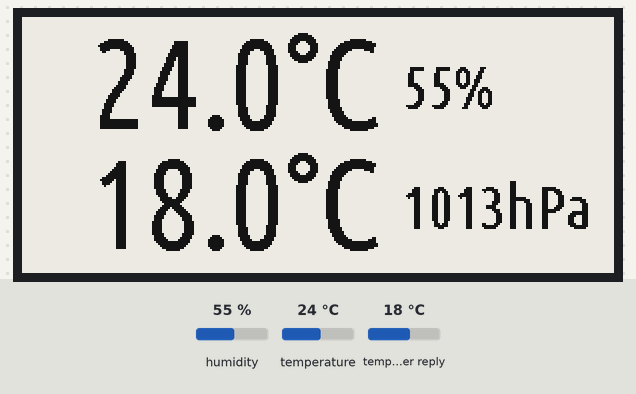
Bench run of a sketch on a simulated ESP8266 (NodeMCU). Parts: 296×128 one-colour display. Inputs (shaded band) come from the test bench; at power-on: humidity 55 %, temperature 24 °C, temperature in the weather reply 18 °C. WiFi joins after 1.5 s; servers stay silent unless stated; web services answer with replies made up by the test bench; what the sketch prints to the serial monitor is not drawn.

Above: at 4.3 s.
4.4 s: humidity set to 22 %
At 16.3 s:
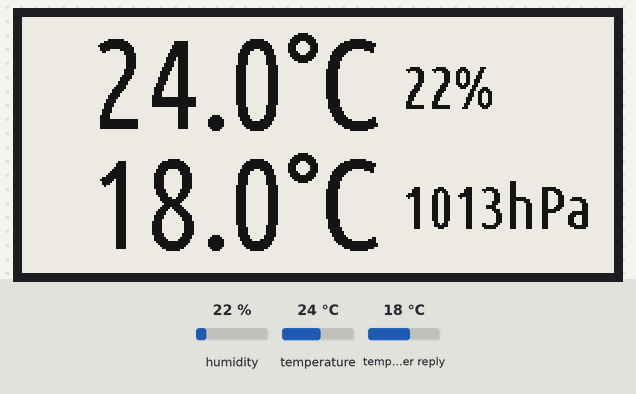
17.2 s: temperature set to 12 °C
At 28.1 s:
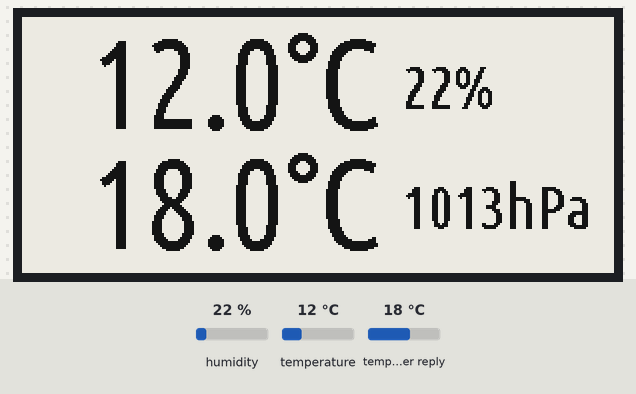
29.2 s: humidity set to 40 %
At 40.9 s:
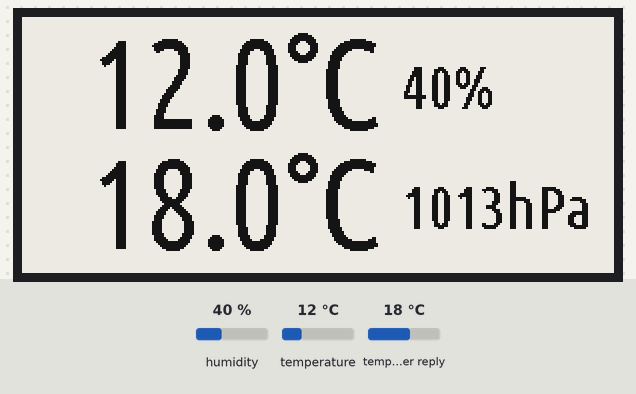
41.2 s: temperature set to 19 °C
At 53.0 s:
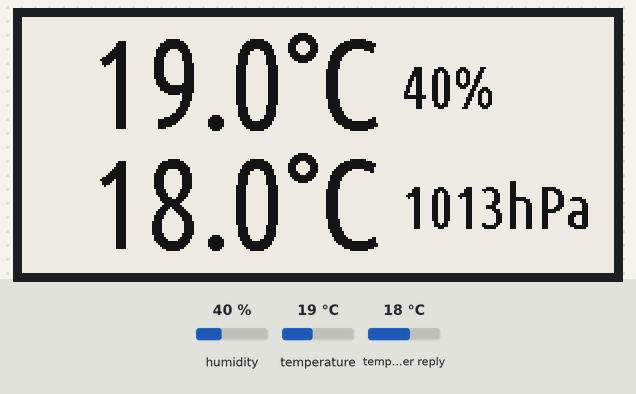
Timing chart, 0 to 54.2 s (numbered marks = the images above; inputs shaded):
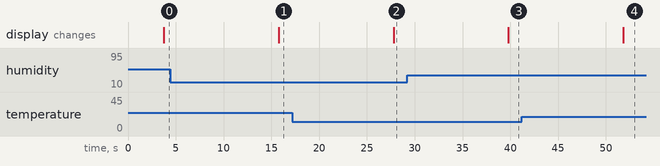

Measured:
- after the input at 4.4 s, the display: changes after 11.4 s (image 1)
- after the input at 17.2 s, the display: changes after 10.6 s (image 2)
- after the input at 29.2 s, the display: changes after 10.6 s (image 3)
- after the input at 41.2 s, the display: changes after 10.6 s (image 4)

The sketch:

espthermometer.ino
```cpp
#define WIFI_ENABLED

#include <math.h>
#include <GxEPD.h>
#include <GxGDEH029A1/GxGDEH029A1.h>      // 2.9" b/w

// Fonts
#include "Ubuntu_C32pt8b.h"
#include "Ubuntu_C16pt8b.h"

#include <GxIO/GxIO_SPI/GxIO_SPI.h>
#include <GxIO/GxIO.h>

#include<ArduinoJson.h>

#include "DHT.h"

#define DHTPIN D6
#define DHTTYPE DHT22

DHT dht(DHTPIN, DHTTYPE);

#if defined(ESP8266)

// generic/common.h
//static const uint8_t SS    = 15; // D8
//static const uint8_t MOSI  = 13; // D7
//static const uint8_t MISO  = 12; // D6
//static const uint8_t SCK   = 14; // D5

GxIO_Class io(SPI, /*CS=D8 orange*/ SS, /*DC=D3 green*/ 0, /*RST=D4 white*/ 2); // arbitrary selection of D3(=0), D4(=2), selected for default of GxEPD_Class
GxEPD_Class display(io /*RST=D4 white*/ /*BUSY=D2 violet*/); // default selection of D4(=2), D2(=4)

#elif defined(ESP32)

// pins_arduino.h, e.g. LOLIN32
//static const uint8_t SS    = 5;
//static const uint8_t MOSI  = 23;
//static const uint8_t MISO  = 19;
//static const uint8_t SCK   = 18;

GxIO_Class io(SPI, /*CS=5*/ SS, /*DC=*/ 17, /*RST=*/ 16); // arbitrary selection of 17, 16
GxEPD_Class display(io, /*RST=*/ 16, /*BUSY=*/ 4); // arbitrary selection of (16), 4

#endif

#if defined (ESP8266)
#include <ESP8266WiFi.h>
#include <ESP8266HTTPClient.h>
#endif

#include <WiFiClient.h>

#include "secrets.h"

const char* ssid     = WIFI_SSID;
const char* password = WIFI_PWD;
const char *owmKey = OWM_APPID;
const char *owmLocation = OWM_LOCATION_REQUEST_PART;

WiFiClient client;
HTTPClient http;

int connected = 0;

void setup() {
  Serial.begin(115200);
  Serial.println();
  Serial.println("setup");

  dht.begin();
  display.init(115200); // enable diagnostic output on Serial

#ifdef WIFI_ENABLED
  Serial.print("Connecting to ");
  Serial.println(ssid);
  WiFi.mode(WIFI_STA);
  WiFi.setAutoConnect(true);
  WiFi.setAutoReconnect(true);
  WiFi.begin(ssid, password);
  int ConnectTimeout = 30; // 15 seconds
  while (WiFi.status() != WL_CONNECTED)
  {
    delay(500);
    Serial.print(".");
    Serial.print(WiFi.status());
    if (--ConnectTimeout <= 0)
    {
      Serial.println();
      Serial.println("WiFi connect timeout");
      return;
    }
  }

  Serial.println();
  Serial.println("WiFi connected");
  connected = 1;

  // Print the IP address
  Serial.println(WiFi.localIP());
#endif

  Serial.println("setup done");
}

float lastTemp = -100;
float lastHumidity = -1;
float lastOutTemp = -100;
float lastOutPressure = -1;
float outTemp = -101;
float outPressure = -1;

const int loopWaitTimeMS = 10000;
const int loopHttpAccessTimeMS = 300000;
int nextHttpAccessCounter = 0;

void loop() {
#ifdef WIFI_ENABLED
  if (connected) {
    if (nextHttpAccessCounter <= 0) {
      if (http.begin(String("http://api.openweathermap.org/data/2.5/weather?") + owmLocation + "&units=metric&lang=de&appid=" + owmKey)) {
        Serial.println("Requesting OWM");
        int httpCode = http.GET();
        if (httpCode > 0) {
          Serial.print("Response code: "); Serial.println(httpCode);
          if (httpCode == HTTP_CODE_OK || httpCode == HTTP_CODE_MOVED_PERMANENTLY) {
            String data = http.getString();
            Serial.println("Parsing OWM Data");
            DynamicJsonBuffer json;
            JsonObject &root = json.parseObject(data);
            if (root.success()) {
              outTemp = root["main"]["temp"];
              outPressure = root["main"]["pressure"];
              Serial.print("OWM temperature: ");
              Serial.println(outTemp);
              Serial.print("OWM humidity: ");
              Serial.println(outPressure);
              outPressure = round(outPressure);

              nextHttpAccessCounter = loopHttpAccessTimeMS / loopWaitTimeMS;
            } else Serial.println("Parsing failed");
            Serial.println("OWM data parsed");
          }
        } else Serial.println("Response code is <= 0");
        http.end();
      } else Serial.println("http.begin() failed");
    } else nextHttpAccessCounter--;
  }
#endif

  float temp = readTemperature();
  Serial.print("Local temperature: "); Serial.println(temp);
  temp = round(temp * 2.0f) / 2.0f;
  float hum = readHumidity();
  Serial.print("Local humidity: "); Serial.println(hum);
  hum = round(hum);
  if (temp != lastTemp || hum != lastHumidity || outTemp != lastOutTemp || outPressure != lastOutPressure) {
    display.setRotation(3);
    display.fillScreen(GxEPD_WHITE);
    display.setTextColor(GxEPD_BLACK);

    if (!isnan(temp)) {
    display.setFont(&Ubuntu_C32pt8b);
      display.setCursor(178 - getWidth(temp), 55);
      display.print((double)temp, 1);
      display.print("\260C ");
    }
    if (!isnan(hum)) {
      display.setCursor(190, 45);
      display.setFont(&Ubuntu_C16pt8b);
      display.print((double)hum, 0);
      display.print("%");
    }

#ifdef WIFI_ENABLED
    if (!isnan(outTemp)) {
      display.setFont(&Ubuntu_C32pt8b);
      display.setCursor(178 - getWidth(outTemp), 115);
      display.print((double)outTemp, 1);
      display.print("\260C ");
    }
    if (!isnan(outPressure)) {
      display.setCursor(190, 105);
      display.setFont(&Ubuntu_C16pt8b);
      display.print((double)outPressure, 0);
      display.print("hPa");
    }
#endif

    display.update();

    lastTemp = temp;
    lastHumidity = hum;
    lastOutTemp = outTemp;
    lastOutPressure = outPressure;
  }

  delay(loopWaitTimeMS);
}

float readTemperature()
{
  float temp = dht.readTemperature();
  return temp;
}

float readHumidity()
{
  float hum = dht.readHumidity();
  return hum;
}

int getWidth(float temp)
{
    int16_t x;
    int16_t y;
    uint16_t w;
    uint16_t h;
    String t = "9.9\260C";
    if (abs(temp) >= 10.0f) t = "9" + t;
    if (temp < 0.0f) t = "-" + t;
    display.getTextBounds(t.c_str(), 0, 55, &x, &y, &w, &h);
//    Serial.printf("x=%d, y=%d, w=%d, h=%d\n", x, y, w, h);
    return x + w;
}
```

secrets_sample.h
```cpp
#define WIFI_SSID "..."
#define WIFI_PWD "..."
#define OWM_APPID "..."
#define OWM_LOCATION_REQUEST_PART "id=..."
```

Source omitted: untu_C16pt8b.h (data table, 52357 bytes), ntu_C32pt8b.h (data table, 182124 bytes)
